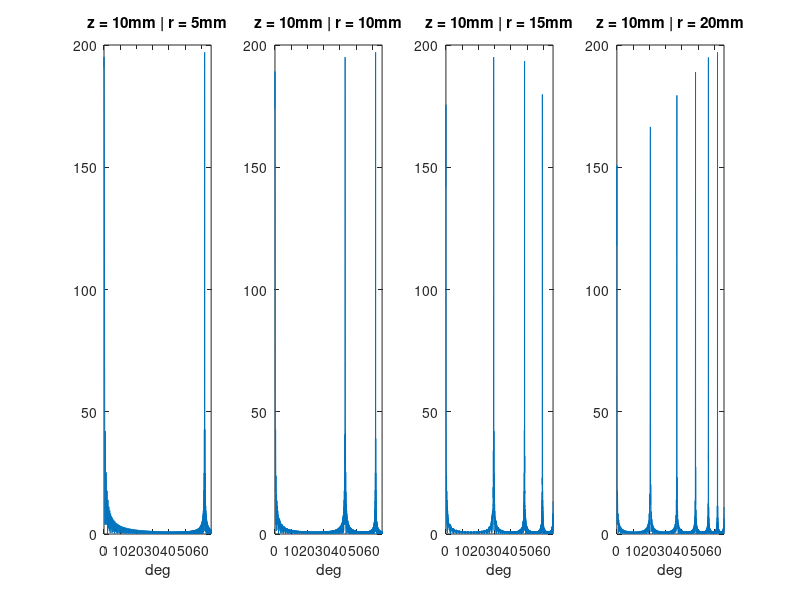
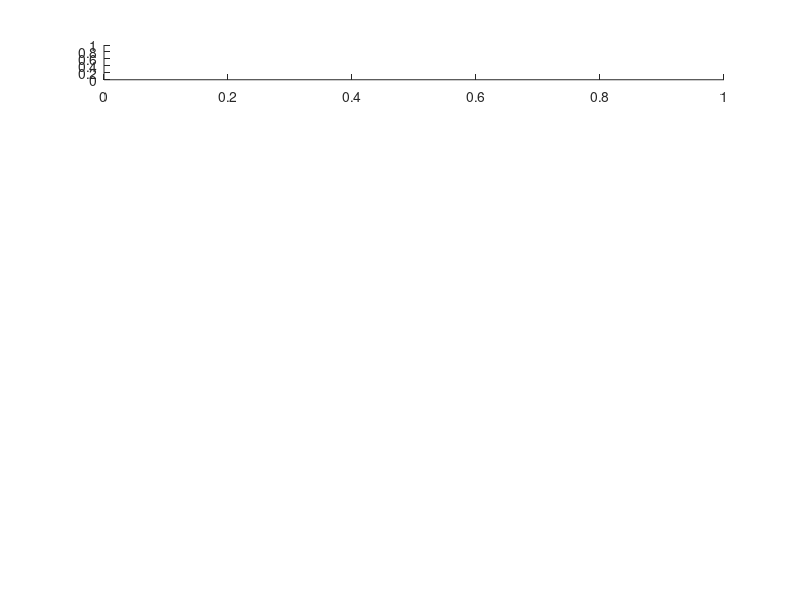

MATLAB code to generate these figures, in order: (Note: this script raises an error after producing the figures.)
fc = 10e6;
c = 1540;

lambda_ = c/fc;

r = [5 10 15 20]*1e-3;

fov_oneSide = 66; % deg

% N_syn = 65;
% d_theta = 0.4724;

%% SNR
% N_syn = 61;
% d_theta = 0.3779; % 1/1.25

% N_syn = 97;
% d_theta = 0.3149; % 1/1.5

% N_syn = 113;
% d_theta = 0.2699; % 1/1.75

% N_syn = 131;
% d_theta = 0.2362; % 1/2

%% grating lobe
N_syn = 197;
d_theta = 0.1564;

% N_syn = 125;
% d_theta = 0.2451;

% N_syn = 117;
% d_theta = 0.2644;
%%
% d_alpha = d_theta*pi/180;
d_alpha = sind(d_theta);

z_f_tmp = 10e-3;
% z_f_tmp = [10 15 20 30 40 50 60 70]*1e-3;
% z_f_tmp = [10 20 30 40 50 60 70]*1e-3;
% z_f_tmp = [10 15 20]*1e-3;

% f_elv = 7e-3;
f_elv = 5e-3;

z_ff = z_f_tmp - f_elv;

% y_range = 150e-3;
% y_ = linspace(-y_range, y_range, 500);

for z_idx = 1:numel(z_ff)
    
    figure(101111);
    
    z_f = z_ff(z_idx);
    
    for r_idx = 1:numel(r)
        y_range = tand(fov_oneSide)*(z_f_tmp(z_idx)+r(r_idx));
        y_ = linspace(-y_range, y_range, 3000);
        
        r_tmp = r(r_idx) + f_elv;
        bp_ = sin(pi*r_tmp*N_syn*d_alpha*y_/(lambda_*z_f))./sin(pi*r_tmp*d_alpha*y_/(lambda_*z_f));
        
        subplot(numel(z_ff),numel(r),(z_idx-1)*numel(r)+r_idx);
        plot(atand(y_/(z_f_tmp(z_idx)+r(r_idx))),abs(bp_)); hold on;
%         plot(y_,abs(bp_)); hold on;
        title(['z = ' num2str(z_f_tmp(z_idx)*1e3) 'mm | r = ' num2str(r(r_idx)*1e3) 'mm']);
        xlabel('deg');
        hold off;
        xlim([0 fov_oneSide]);
    end
end
set(gcf,'Position',[561 40 826 1297]);

%%
z_f = 10e-3;

f_elv = 5e-3;
r_ = 15e-3;

% y_ = tand(deg_)*(r_ + z_f);
% y_ = 22.5e-3; % 20mm, -20dB
% y_ = 14.7e-3; % 15mm, -20dB
% y_ = 10.2e-3; % 10mm, -20dB

% gl_theta = 33.8;
% y_ = tand(gl_theta)*(r_+z_f); % 10mm, -20dB
% y_ = 38.5e-3; % 20mm, -20dB
% y_ = 30.8e-3; % 15mm, -20dB
y_ = 21.7e-3; % 10mm, -20dB

fc = 6.5e6;
c = 1540;
lambda_ = c/fc;

d_alpha = lambda_*(z_f-f_elv)/(y_*(r_+f_elv));
d_theta = asind(d_alpha);

deg_ = atand(y_/(z_f + r_));

disp(['grating lobe at ' num2str(deg_) ' deg']);
disp(['required d_theta: ' num2str(d_theta) ' deg']);


%%
fc = 6.5e6;
c = 1540;

lambda_ = c/fc;

r = 15e-3;

N_syn = [65 81 97 113 131];
d_theta = [0.4724 0.3779 0.3149 0.2699 0.2362];
% N_syn = [49 73 79 85 127];
% d_theta = [0.4724 0.3133 0.2908 0.2714 0.1815];

d_alpha = sind(d_theta);

% z_f_tmp = 50e-3;
% z_f_tmp = [10 15 20 30 40 50 60 70]*1e-3;
z_f_tmp = [10 20 30 40 50 60 70]*1e-3;

f_elv = 7e-3;

z_ff = z_f_tmp - f_elv;

fov_oneSide = 66; % deg

for z_idx = 1:numel(z_ff)
    
    y_range = tand(fov_oneSide)*(z_f_tmp(z_idx)+r);
    y_ = linspace(-y_range, y_range, 3000);
    
    figure(191901);
    
    z_f = z_ff(z_idx);
    
    r_tmp = r + f_elv;
    
    subplot(numel(z_ff),1,z_idx);
    for th_idx = 1:numel(d_theta)
        d_alpha_tmp = d_alpha(th_idx);
        N_syn_tmp = N_syn(th_idx);
        bp_ = sin(pi*r_tmp*N_syn_tmp*d_alpha_tmp*y_/(lambda_*z_f))./sin(pi*r_tmp*d_alpha_tmp*y_/(lambda_*z_f));
        
        plot(atand(y_/(z_f_tmp(z_idx)+r)),db(bp_/max(bp_))); hold on;
%         plot(y_,db(bp_/max(bp_))); hold on;
    end
    title(['z = ' num2str(z_f_tmp(z_idx)*1e3) 'mm']);
    xlabel('deg');
    hold off;
    xlim([0 fov_oneSide]); ylim([-40 0]);
%     xlim([0 y_range]);
end
set(gcf,'Position',[513 14 915 1323]);

%% fig5(c)
fc = 6.5e6;
c = 1540;

lambda_ = c/fc;

r = [5 10 15 20]*1e-3;

fov_oneSide = 60; % deg

N_syn = [53 49 45 40];
d_theta = 0.4724;

d_alpha = sind(d_theta);

z_f_tmp = [10 20 30 40 50 60 70]*1e-3;

f_elv = 5e-3;

z_ff = z_f_tmp - f_elv;

for z_idx = 1:numel(z_ff)
    
    figure(10111+z_idx); 
    
    z_f = z_ff(z_idx);
    
    for r_idx = 1:numel(r)
        y_range = tand(fov_oneSide)*(z_f_tmp(z_idx)+r(r_idx));
        y_ = linspace(-y_range, y_range, 5000);
        
        r_tmp = r(r_idx) + f_elv;
        bp_ = sin(pi*r_tmp*N_syn(r_idx)*d_alpha*y_/(lambda_*z_f))./sin(pi*r_tmp*d_alpha*y_/(lambda_*z_f));
        
        plot(atand(y_/(z_f_tmp(z_idx)+r(r_idx))),db(bp_/max(bp_))); hold on;
        title(['z = ' num2str(z_f_tmp(z_idx)*1e3) 'mm']);
        xlabel('deg');
        xlim([0 60]);
        ylim([-35 0]);
    end
    hold off;
    legend('5mm','10mm','15mm','20mm');
    set(gcf,'Position',[464 477 584 205]);
end










